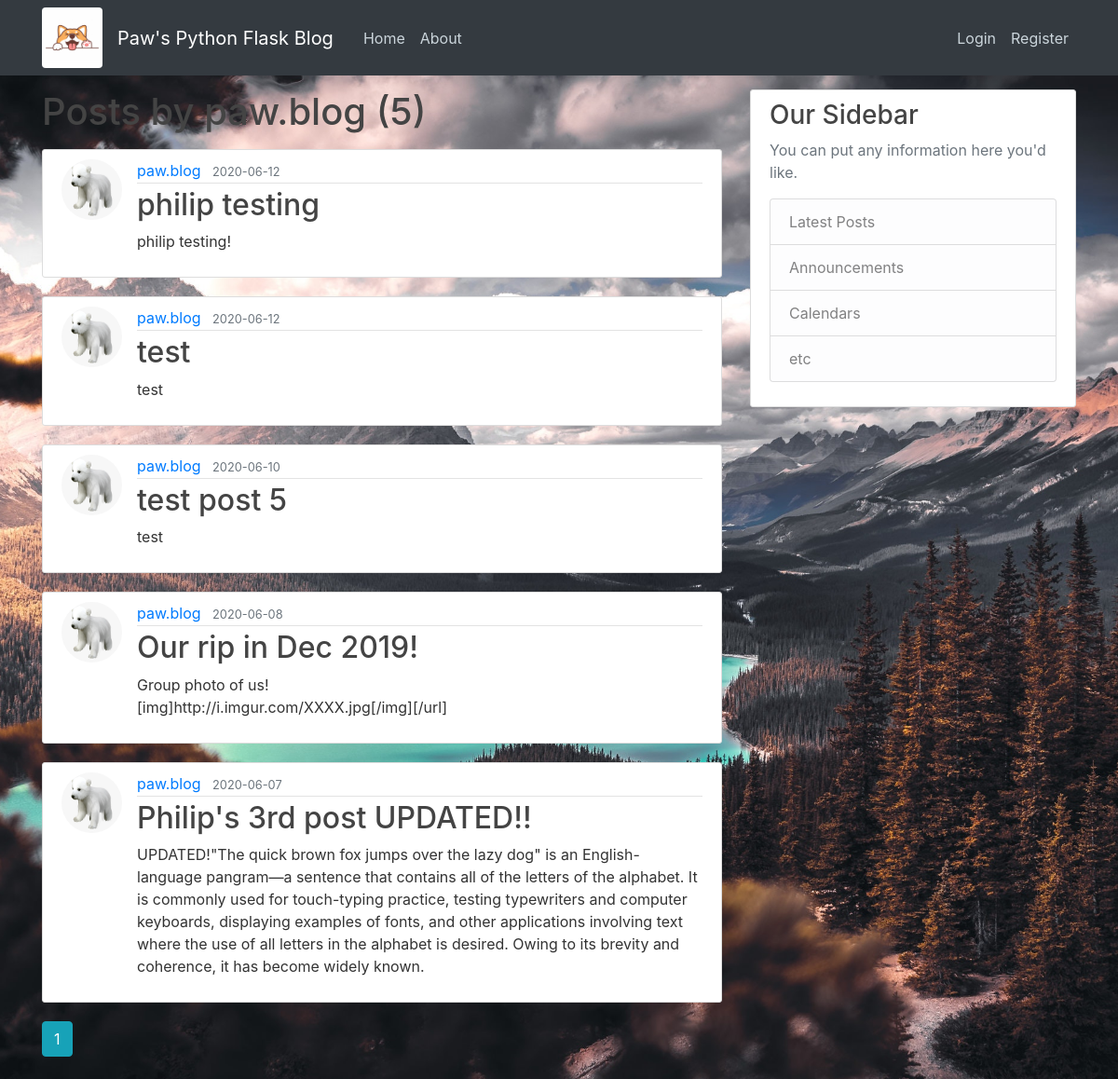
The app's page /user/paw.blog with its own data.
### flask_web_ui/models.py (models this page shows, shortened)
class User(db.Model, UserMixin):
    id = db.Column(db.Integer, primary_key=True)
    username = db.Column(db.String(20), unique=True, nullable=False)
    email = db.Column(db.String(120), unique=True, nullable=False)
    image_file = db.Column(db.String(20), nullable=False, default='anonymous.jpg')
    password = db.Column(db.String(60), nullable=False)
    posts = db.relationship('Post', backref='author', lazy=True)

class Post(db.Model):
    id = db.Column(db.Integer, primary_key=True)
    title = db.Column(db.String(100), nullable=False)
    date_posted = db.Column(db.DateTime, nullable=False, default=datetime.utcnow)
    content = db.Column(db.Text, nullable=False)
    user_id = db.Column(db.Integer, db.ForeignKey('user.id'), nullable=False)

### flask_web_ui/users/routes.py (the view)
@users.route('/user/<string:username>')
def user_posts(username):
    page = request.args.get('page', 1, type=int)
    user = User.query.filter_by(username=username).first_or_404()
    posts = Post.query.filter_by(author=user).order_by(Post.date_posted.desc()).paginate(page=page, per_page=5)
    return render_template('user_posts.html', posts=posts, user=user)

### flask_web_ui/templates/user_posts.html
{% extends 'layout.html' %}
{% block content %}
    <h1 class="mb-3">Posts by {{ user.username }} ({{ posts.total }})</h1>
    {% for post in posts.items %}
        <article class="media content-section">
          <img class="rounded-circle article-img" src="{{ url_for('static', filename='profile_pics/' + post.author.image_file)}} ">
          <div class="media-body">
            <div class="article-metadata">
              <a class="mr-2" href="{{ url_for('users.user_posts', username=post.author.username) }}">{{ post.author.username }}</a>
              <small class="text-muted">{{ post.date_posted.strftime('%Y-%m-%d') }}</small>
            </div>
            <h2><a class="article-title" href="{{ url_for('posts.post', post_id=post.id) }}">{{ post.title }}</a></h2>
            <p class="article-content">{{ post.content }}</p>
          </div>
        </article>
    {% endfor %}
    {% for page_num in posts.iter_pages(left_edge=1, right_edge=1, left_current=1, right_current=3) %}
        {% if page_num %}
            {% if posts.page == page_num %}
                <a class="btn btn-info mb-4" href="{{ url_for('users.user_posts', page=page_num, username=user.username) }}">{{ page_num}}</a>
            {% else %}
                <a class="btn btn-outline-info mb-4" href="{{ url_for('users.user_posts', page=page_num, username=user.username) }}">{{ page_num}}</a>
            {% endif %}
        {% else %}
            ...
        {% endif %}
    {% endfor %}
{% endblock content %}

### flask_web_ui/templates/layout.html (shortened to what this page needs)
<!DOCTYPE html>
<html lang="en">
<head>
    <link rel="stylesheet" href="https://stackpath.bootstrapcdn.com/bootstrap/4.3.1/css/bootstrap.min.css">
    <link rel="stylesheet" type="text/css" href="{{ url_for('static', filename='main.css') }}">
</head>
<body>
    <div class="view" style="background-image: url('static/profile_pics/background.jpg'); background-repeat: no-repeat; background-size: cover; background-position: center center;">
    <header class="site-header">
      <nav class="navbar navbar-expand-md navbar-dark bg-dark fixed-top">
        <div class="container">
            <img class="rounded article-img" src="{{ url_for('static', filename='paw.jpg')}} ">
          <a class="navbar-brand mr-4" href="/">Paw's Python Flask Blog</a>
          <div class="collapse navbar-collapse" id="navbarToggle">
            <div class="navbar-nav mr-auto">
              <a class="nav-item nav-link" href="{{ url_for('main.home') }}">Home</a>
              <a class="nav-item nav-link" href="{{ url_for('main.about') }}">About</a>
            </div>
            <div class="navbar-nav">
              {% if current_user.is_authenticated %}
                <a class="nav-item nav-link" href="{{ url_for('users.account') }}">My Account</a>
                <a class="nav-item nav-link" href="{{ url_for('users.logout') }}">Logout</a>
                <a class="nav-item nav-link" href="{{ url_for('posts.new_post') }}">New Post</a>
              {% else %}
                <a class="nav-item nav-link" href="{{ url_for('users.login') }}">Login</a>
                <a class="nav-item nav-link" href="{{ url_for('users.register') }}">Register</a>
              {% endif %}
            </div>
          </div>
        </div>
      </nav>
    </header>
    <main role="main" class="container pt-3">
          <div class="row">
            <div class="col-md-8">
              {% block content %}{% endblock %}
            </div>
            <div class="col-md-4">
              <div class="content-section">
                <h3>Our Sidebar</h3>
                <p class='text-muted'>You can put any information here you'd like.
                  <ul class="list-group">
                    <li class="list-group-item list-group-item-light">Latest Posts</li>
                    <li class="list-group-item list-group-item-light">Announcements</li>
                    <li class="list-group-item list-group-item-light">Calendars</li>
                    <li class="list-group-item list-group-item-light">etc</li>
                  </ul>
                </p>
              </div>
            </div>
          </div>
    </main>
    </div>
</body>
</html>

### flask_web_ui/static/main.css (style rules this page uses)
body { background: #fafafa; color: #333333; margin-top: 5rem; }
h1, h2, h3, h4, h5, h6 { color: #444444; }
.site-header .navbar-nav .nav-link { color: #cbd5db; }
.content-section { background: #ffffff; padding: 10px 20px; border: 1px solid #dddddd; border-radius: 3px; margin-bottom: 20px; }
.article-title { color: #444444; }
.article-content { white-space: pre-line; }
.article-img { height: 65px; width: 65px; margin-right: 16px; }
.article-metadata { padding-bottom: 1px; margin-bottom: 4px; border-bottom: 1px solid #e3e3e3 }

### records on screen
User: username "paw.blog"
Post: image_file (picture), author.username "paw.blog", date_posted "2020-06-12", title "philip testing", content "philip testing!"
Post: image_file (picture), author.username "paw.blog", date_posted "2020-06-12", title "test", content "test"
Post: image_file (picture), author.username "paw.blog", date_posted "2020-06-10", title "test post 5", content "test"
Post: image_file (picture), author.username "paw.blog", date_posted "2020-06-08", title "Our rip in Dec 2019!", content "Group photo of us! [img]http://i.imgur.com/XXXX.jpg[/img][/url]"
Post: image_file (picture), author.username "paw.blog", date_posted "2020-06-07", title "Philip's 3rd post UPDATED!!", content "UPDATED!\"The quick brown fox jumps over the lazy dog\" is an English-language pangram—a sentence that contains all of the letters of the alphabet. It is commonly used for touch-typing practice, testing typewriters and computer keyboards, displaying examples of fonts, and other applications involving text where the use of all letters in the alphabet is desired. Owing to its brevity and coherence, it has become widely known."

### other values on screen
{{ posts.total }} "5"
{{ page_num }} "1"
